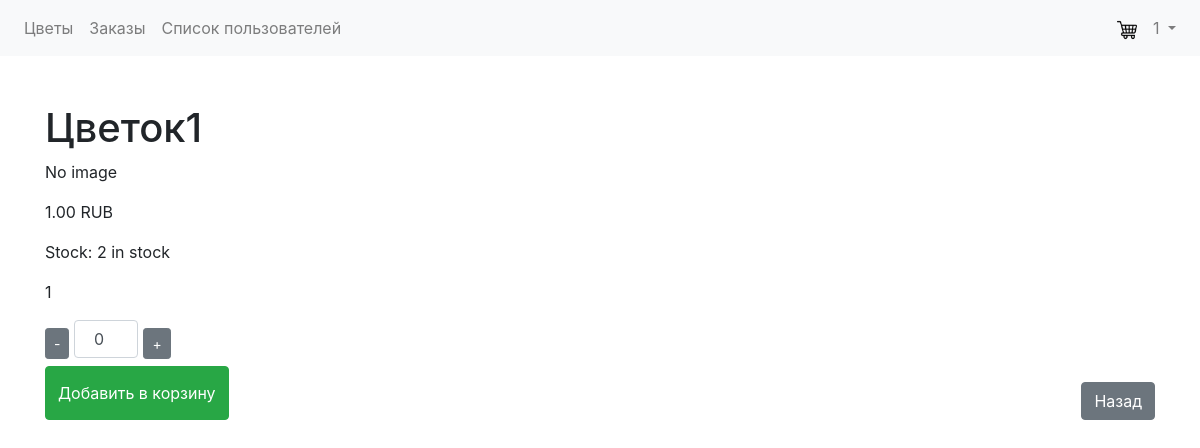
The page /flowers/1/ (signed in) on the database as committed earlier.
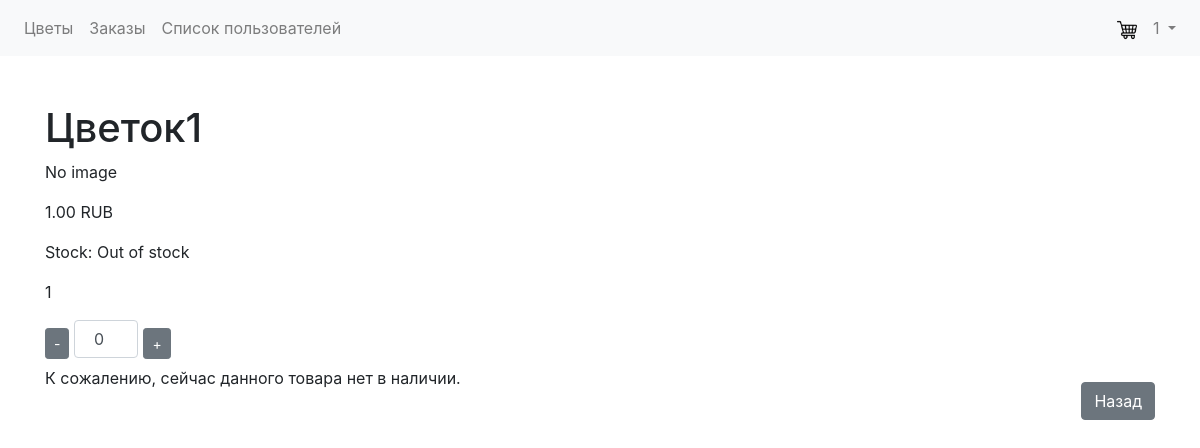
The same page on the database as committed later.
### flowers/models.py (models this page shows)
class Flower(models.Model):
    name = models.CharField(max_length=100)
    description = models.TextField()
    price = models.DecimalField(max_digits=6, decimal_places=2, blank=True, null=True)
    image = models.ImageField(upload_to='flowers/', blank=True, null=True)
    stock = models.DecimalField(max_digits=6, decimal_places=0, blank=True, null=True, default=0)# Requires Pillow library

### flowers/views.py (the view)
# urls.py: path('<int:pk>/', views.FlowerDetailView.as_view(), name='flower-detail'),
class FlowerDetailView(DetailView):
    model = Flower
    template_name = 'flowers/flower_detail.html'

### Templates/flowers/flower_detail.html (shortened to what this page needs)
{% extends 'base.html' %}
{% block content %}
    <div class="flower-detail">
        <h1>{{ flower.name }}</h1>
        {% if flower.image %}
            <img src="{{ flower.image.url }}" alt="{{ flower.name }}" width="50">
        {% else %}
            <p>No image</p>
        {% endif %}
        <div class="flower-info">
            <p class="price">{{ flower.price }} RUB</p>
            <p class="stock">Stock: {% if flower.stock > 0 %}{{ flower.stock }} in stock{% else %}Out of stock{% endif %}</p>
            <p class="description">{{ flower.description }}</p>
            <div class="quantity-control" style="display: flex; align-items: center; gap: 5px;">
                <button class="btn btn-sm btn-secondary decrement-btn">-</button>
                <label>
                    <input type="number" class="form-control quantity-input" value="0" min="0" data-flower-id="{{ flower.id }}"
                           style="width: auto; min-width: 2em; max-width: 4em; text-align: center" id="quantityInput">
                </label>
                <button class="btn btn-sm btn-secondary increment-btn">+</button>
            </div>
            <div class="button-group" style="display: flex; justify-content: space-between;">
                {% if flower.stock > 0 %}
                    {% if not user.is_authenticated %}
                        <form method="get" action="{% url 'account:login' %}">
                            {% csrf_token %}
                            <button type="submit" class="btn btn-primary">Add to Cart</button>
                        </form>
                    {% else %}
                        <button class="btn btn-success add-to-cart-btn" data-flower-id="{{ flower.id }}">
                         Добавить в корзину
                        </button>
                    {% endif %}
                {% else %}
                    <p class="out-of-stock">К сожалению, сейчас данного товара нет в наличии.</p>
                {% endif %}
                <a href="{% url 'flowers:flower-list' %}" class="btn btn-secondary mt-3">Назад</a>
            </div>
        </div>
    </div>
{% endblock %}

Rows that differ between the two databases and show on the page:
changed Flower "Цветок1": stock "2" → (not shown)
Other text that changed with them:
text no longer shown: "in stock Добавить в корзину"
text now shown: "Out of stock К сожалению, сейчас данного товара нет в наличии."
